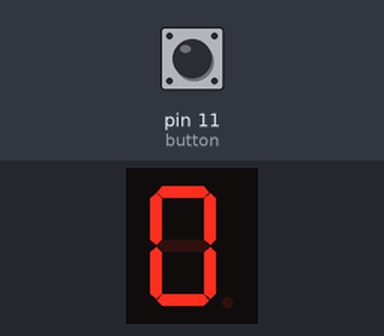
Bench run of a sketch on a simulated Arduino Uno, built with avr-gcc and run on an emulated ATmega328P. Shown: 1-digit seven-segment display. Wiring (inferred from the names in the program): 1-digit 7-segment display, segments lit when LOW: segments pin 2, pin 3, pin 6, pin 7, pin 8, pin 4, pin 5. The test bench sets the inputs (shaded band); at power-on: pin 11 (button) LOW. The segment pins are drawn as the display they are named for.

Above: at 1.2 s.
1.3 s: pin 11 (button) pulled HIGH for 1 s
At 2.8 s:
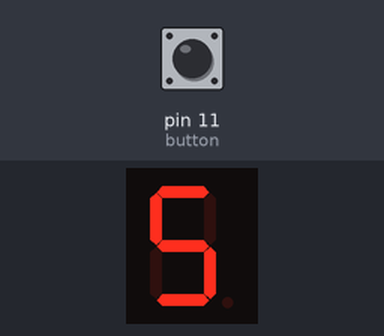
3.8 s: pin 11 (button) pulled HIGH for 0.15 s
At 5.2 s:
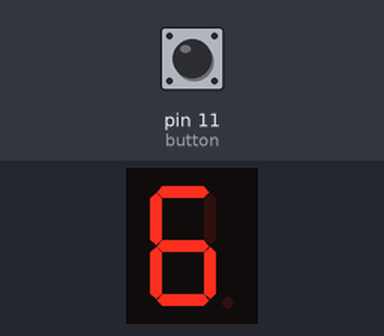
5.5 s: pin 11 (button) pulled HIGH for 0.15 s
At 6.6 s:
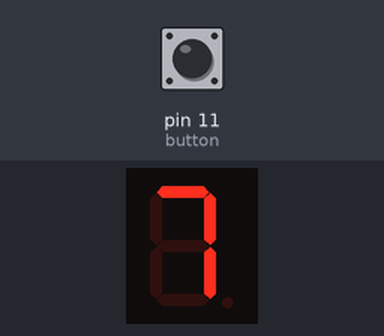
7.2 s: pin 11 (button) pulled HIGH for 1 s
At 8.2 s:
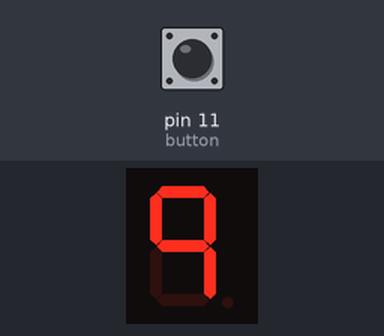
Timing chart, 0 to 10.2 s (numbered marks = the images above; inputs shaded):
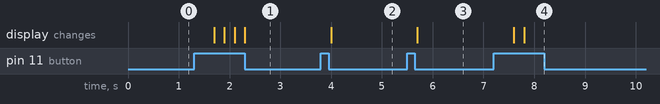

Measured:
- after the input at 1.3 s, the display: first changes after 0.40 s (image 1 shows a later state)
- after the input at 3.8 s, the display: changes after 0.20 s (image 2)
- after the input at 5.5 s, the display: changes after 0.20 s (image 3)
- after the input at 7.2 s, the display: first changes after 0.40 s (image 4 shows a later state)

The sketch:

Contador_9_0_boton.ino
```cpp
int status = 9;
int a = 2;
int b = 3;
int c = 6;
int d = 7;
int e = 8;
int f = 4;
int g = 5;
int button = 11;

void setup() {
  pinMode(a, OUTPUT);
  pinMode(b, OUTPUT);
  pinMode(c, OUTPUT);
  pinMode(d, OUTPUT);
  pinMode(e, OUTPUT);
  pinMode(f, OUTPUT);
  pinMode(g, OUTPUT);
  pinMode(button, INPUT);
}

void loop() {
  if (status == 9){
    if (digitalRead(11) == HIGH){
      delay (200);
      status = (status - 1);
    }//0
    digitalWrite(a, LOW);
    digitalWrite(b, LOW);
    digitalWrite(c, LOW);
    digitalWrite(d, LOW);
    digitalWrite(e, LOW);
    digitalWrite(f, LOW);
    digitalWrite(g, HIGH);
  }else{
    if (status == 8){
      if (digitalRead(11) == HIGH){
        delay (200);
        status = (status - 1);
      }//1
      digitalWrite(a, HIGH);
      digitalWrite(b, LOW);
      digitalWrite(c, LOW);
      digitalWrite(d, HIGH);
      digitalWrite(e, HIGH);
      digitalWrite(f, HIGH);
      digitalWrite(g, HIGH);
    }else{
      if (status == 7){
        if (digitalRead(11) == HIGH){
          delay (200);
          status = (status - 1);
        }//2
        digitalWrite(a, LOW);
        digitalWrite(b, LOW);
        digitalWrite(c, HIGH);
        digitalWrite(d, LOW);
        digitalWrite(e, LOW);
        digitalWrite(f, HIGH);
        digitalWrite(g, LOW);
      }else{
        if (status == 6){
          if (digitalRead(11) == HIGH){
            delay (200);
            status = (status - 1);
            }//3
          digitalWrite(a, LOW);
          digitalWrite(b, LOW);
          digitalWrite(c, LOW);
          digitalWrite(d, LOW);
          digitalWrite(e, HIGH);
          digitalWrite(f, HIGH);
          digitalWrite(g, LOW);
        }else{
          if (status == 5){
            if (digitalRead(11) == HIGH){
              delay (200);
              status = (status - 1);
             }//4
              digitalWrite(a, HIGH);
              digitalWrite(b, LOW);
              digitalWrite(c, LOW);
              digitalWrite(d, HIGH);
              digitalWrite(e, HIGH);
              digitalWrite(f, LOW);
              digitalWrite(g, LOW);
          }else{
            if (status == 4){
              if (digitalRead(11) == HIGH){
             delay (200);
              status = (status - 1);
             }//5
              digitalWrite(a, LOW);
              digitalWrite(b, HIGH);
              digitalWrite(c, LOW);
              digitalWrite(d, LOW);
              digitalWrite(e, HIGH);
              digitalWrite(f, LOW);
              digitalWrite(g, LOW);
            }else{
              if (status == 3){
                if (digitalRead(11) == HIGH){
                delay (200);
               status = (status - 1);
                }//6
                digitalWrite(a, LOW);
                digitalWrite(b, HIGH);
                digitalWrite(c, LOW);
                digitalWrite(d, LOW);
                digitalWrite(e, LOW);
                digitalWrite(f, LOW);
                digitalWrite(g, LOW);
              }else{
                if (status == 2){
                  if (digitalRead(11) == HIGH){
                  delay (200);
                  status = (status - 1);
                  }//7
                  digitalWrite(a, LOW);
                  digitalWrite(b, LOW);
                  digitalWrite(c, LOW);
                  digitalWrite(d, HIGH);
                  digitalWrite(e, HIGH);
                  digitalWrite(f, HIGH);
                  digitalWrite(g, HIGH);
                }else{
                  if (status == 1){
                    if (digitalRead(11) == HIGH){
                      delay (200);
                      status = (status - 1);
                    }//8
                    digitalWrite(a, LOW);
                    digitalWrite(b, LOW);
                    digitalWrite(c, LOW);
                    digitalWrite(d, LOW);
                    digitalWrite(e, LOW);
                    digitalWrite(f, LOW);
                    digitalWrite(g, LOW);
                  }else{
                    if (status == 0){
                      if (digitalRead(11) == HIGH){
                        delay (200);
                        status = (status - 1);
                      }//9
                      digitalWrite(a, LOW);
                      digitalWrite(b, LOW);
                      digitalWrite(c, LOW);
                      digitalWrite(d, HIGH);
                      digitalWrite(e, HIGH);
                      digitalWrite(f, LOW);
                      digitalWrite(g, LOW);
                    }
                  }
                }
              }
            }
          }
        }
      }
    }
  }
}
```
